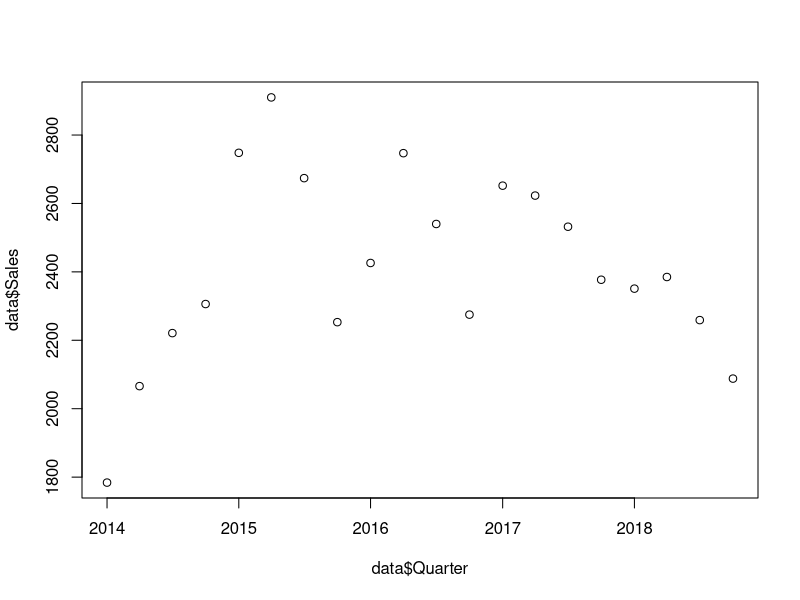

Reproduce this figure in R.
library(zoo)
library(stringr)
##  Data preparation
data<-read.table("A2_sales.txt",sep="",header=TRUE)

# Formatting the "Quarter" column into a usable date format
quarters<-str_split_fixed(data$Quarter,"K",n=2)
years<-quarters[,1]
quarters<-quarters[,2]
dates<-as.Date(paste0(years,"-",
                        ifelse(quarters=="1","01-01",
                               ifelse(quarters=="2","04-01",
                                      ifelse(quarters=="3","07-01",
                                             ifelse(quarters=="4","10-01",NA))))))

# Creating a dataframe and extracting the usable variables
data<-data.frame(Quarter=dates,Sales=data$Sales)
quarters<-data$Quarter
sales<-data$sales

plot(data$Quarter,data$Sales)
print(quarters,sales)